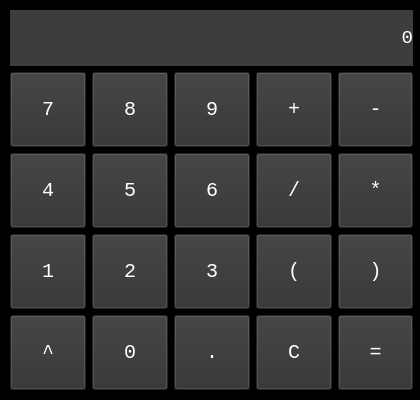
<?xml version="1.0" encoding="UTF-8"?>
<ui version="4.0">
 <class>MainWindow</class>
 <widget class="QMainWindow" name="MainWindow">
  <property name="geometry">
   <rect>
    <x>0</x>
    <y>0</y>
    <width>420</width>
    <height>400</height>
   </rect>
  </property>
  <property name="windowTitle">
   <string>Calculator</string>
  </property>
  <property name="styleSheet">
   <string notr="true">background-color: rgb(0, 0, 0);</string>
  </property>
  <widget class="QWidget" name="centralwidget">
   <widget class="QWidget" name="verticalLayoutWidget">
    <property name="geometry">
     <rect>
      <x>10</x>
      <y>10</y>
      <width>403</width>
      <height>380</height>
     </rect>
    </property>
    <layout class="QVBoxLayout" name="verticalLayout">
     <item>
      <widget class="QLabel" name="res_window">
       <property name="font">
        <font>
         <family>Consolas</family>
         <pointsize>14</pointsize>
         <weight>50</weight>
         <italic>false</italic>
         <bold>false</bold>
         <strikeout>false</strikeout>
         <kerning>true</kerning>
        </font>
       </property>
       <property name="styleSheet">
        <string notr="true">background-color: rgb(61, 61, 61);
color: rgb(255, 255, 255);</string>
       </property>
       <property name="text">
        <string>0</string>
       </property>
       <property name="alignment">
        <set>Qt::AlignRight|Qt::AlignTrailing|Qt::AlignVCenter</set>
       </property>
       <property name="margin">
        <number>15</number>
       </property>
      </widget>
     </item>
     <item>
      <layout class="QGridLayout" name="gridLayout">
       <item row="1" column="2">
        <widget class="QPushButton" name="btn_6">
         <property name="minimumSize">
          <size>
           <width>0</width>
           <height>75</height>
          </size>
         </property>
         <property name="font">
          <font>
           <family>Consolas</family>
           <pointsize>15</pointsize>
           <weight>50</weight>
           <bold>false</bold>
          </font>
         </property>
         <property name="styleSheet">
          <string notr="true">background-color: rgb(49, 49, 49);
color: rgb(255, 255, 255);</string>
         </property>
         <property name="text">
          <string>6</string>
         </property>
        </widget>
       </item>
       <item row="2" column="1">
        <widget class="QPushButton" name="btn_2">
         <property name="minimumSize">
          <size>
           <width>0</width>
           <height>75</height>
          </size>
         </property>
         <property name="font">
          <font>
           <family>Consolas</family>
           <pointsize>15</pointsize>
           <weight>50</weight>
           <bold>false</bold>
          </font>
         </property>
         <property name="styleSheet">
          <string notr="true">background-color: rgb(49, 49, 49);
color: rgb(255, 255, 255);</string>
         </property>
         <property name="text">
          <string>2</string>
         </property>
        </widget>
       </item>
       <item row="2" column="0">
        <widget class="QPushButton" name="btn_1">
         <property name="minimumSize">
          <size>
           <width>0</width>
           <height>75</height>
          </size>
         </property>
         <property name="font">
          <font>
           <family>Consolas</family>
           <pointsize>15</pointsize>
           <weight>50</weight>
           <bold>false</bold>
          </font>
         </property>
         <property name="styleSheet">
          <string notr="true">background-color: rgb(49, 49, 49);
color: rgb(255, 255, 255);</string>
         </property>
         <property name="text">
          <string>1</string>
         </property>
        </widget>
       </item>
       <item row="1" column="1">
        <widget class="QPushButton" name="btn_5">
         <property name="minimumSize">
          <size>
           <width>0</width>
           <height>75</height>
          </size>
         </property>
         <property name="font">
          <font>
           <family>Consolas</family>
           <pointsize>15</pointsize>
           <weight>50</weight>
           <bold>false</bold>
          </font>
         </property>
         <property name="styleSheet">
          <string notr="true">background-color: rgb(49, 49, 49);
color: rgb(255, 255, 255);</string>
         </property>
         <property name="text">
          <string>5</string>
         </property>
        </widget>
       </item>
       <item row="2" column="4">
        <widget class="QPushButton" name="btn_Rbracket">
         <property name="minimumSize">
          <size>
           <width>0</width>
           <height>75</height>
          </size>
         </property>
         <property name="font">
          <font>
           <family>Consolas</family>
           <pointsize>15</pointsize>
           <weight>50</weight>
           <bold>false</bold>
          </font>
         </property>
         <property name="styleSheet">
          <string notr="true">background-color: rgb(49, 49, 49);
color: rgb(255, 255, 255);</string>
         </property>
         <property name="text">
          <string>)</string>
         </property>
        </widget>
       </item>
       <item row="3" column="4">
        <widget class="QPushButton" name="btn_res">
         <property name="minimumSize">
          <size>
           <width>0</width>
           <height>75</height>
          </size>
         </property>
         <property name="font">
          <font>
           <family>Consolas</family>
           <pointsize>15</pointsize>
           <weight>50</weight>
           <bold>false</bold>
          </font>
         </property>
         <property name="styleSheet">
          <string notr="true">background-color: rgb(49, 49, 49);
color: rgb(255, 255, 255);</string>
         </property>
         <property name="text">
          <string>=</string>
         </property>
        </widget>
       </item>
       <item row="0" column="4">
        <widget class="QPushButton" name="btn_sub">
         <property name="minimumSize">
          <size>
           <width>0</width>
           <height>75</height>
          </size>
         </property>
         <property name="font">
          <font>
           <family>Consolas</family>
           <pointsize>15</pointsize>
           <weight>50</weight>
           <bold>false</bold>
          </font>
         </property>
         <property name="styleSheet">
          <string notr="true">background-color: rgb(49, 49, 49);
color: rgb(255, 255, 255);</string>
         </property>
         <property name="text">
          <string>-</string>
         </property>
        </widget>
       </item>
       <item row="3" column="3">
        <widget class="QPushButton" name="btn_clr">
         <property name="minimumSize">
          <size>
           <width>0</width>
           <height>75</height>
          </size>
         </property>
         <property name="font">
          <font>
           <family>Consolas</family>
           <pointsize>15</pointsize>
           <weight>50</weight>
           <bold>false</bold>
          </font>
         </property>
         <property name="styleSheet">
          <string notr="true">background-color: rgb(49, 49, 49);
color: rgb(255, 255, 255);</string>
         </property>
         <property name="text">
          <string>C</string>
         </property>
        </widget>
       </item>
       <item row="1" column="4">
        <widget class="QPushButton" name="btn_mult">
         <property name="minimumSize">
          <size>
           <width>0</width>
           <height>75</height>
          </size>
         </property>
         <property name="font">
          <font>
           <family>Consolas</family>
           <pointsize>15</pointsize>
           <weight>50</weight>
           <bold>false</bold>
          </font>
         </property>
         <property name="styleSheet">
          <string notr="true">background-color: rgb(49, 49, 49);
color: rgb(255, 255, 255);</string>
         </property>
         <property name="text">
          <string>*</string>
         </property>
        </widget>
       </item>
       <item row="0" column="1">
        <widget class="QPushButton" name="btn_8">
         <property name="minimumSize">
          <size>
           <width>0</width>
           <height>75</height>
          </size>
         </property>
         <property name="font">
          <font>
           <family>Consolas</family>
           <pointsize>15</pointsize>
           <weight>50</weight>
           <bold>false</bold>
          </font>
         </property>
         <property name="styleSheet">
          <string notr="true">background-color: rgb(49, 49, 49);
color: rgb(255, 255, 255);</string>
         </property>
         <property name="text">
          <string>8</string>
         </property>
        </widget>
       </item>
       <item row="0" column="0">
        <widget class="QPushButton" name="btn_7">
         <property name="minimumSize">
          <size>
           <width>0</width>
           <height>75</height>
          </size>
         </property>
         <property name="font">
          <font>
           <family>Consolas</family>
           <pointsize>15</pointsize>
           <weight>50</weight>
           <bold>false</bold>
          </font>
         </property>
         <property name="styleSheet">
          <string notr="true">background-color: rgb(49, 49, 49);
color: rgb(255, 255, 255);</string>
         </property>
         <property name="text">
          <string>7</string>
         </property>
        </widget>
       </item>
       <item row="0" column="2">
        <widget class="QPushButton" name="btn_9">
         <property name="minimumSize">
          <size>
           <width>0</width>
           <height>75</height>
          </size>
         </property>
         <property name="font">
          <font>
           <family>Consolas</family>
           <pointsize>15</pointsize>
           <weight>50</weight>
           <bold>false</bold>
          </font>
         </property>
         <property name="styleSheet">
          <string notr="true">background-color: rgb(49, 49, 49);
color: rgb(255, 255, 255);</string>
         </property>
         <property name="text">
          <string>9</string>
         </property>
        </widget>
       </item>
       <item row="1" column="0">
        <widget class="QPushButton" name="btn_4">
         <property name="minimumSize">
          <size>
           <width>0</width>
           <height>75</height>
          </size>
         </property>
         <property name="font">
          <font>
           <family>Consolas</family>
           <pointsize>15</pointsize>
           <weight>50</weight>
           <bold>false</bold>
          </font>
         </property>
         <property name="styleSheet">
          <string notr="true">background-color: rgb(49, 49, 49);
color: rgb(255, 255, 255);</string>
         </property>
         <property name="text">
          <string>4</string>
         </property>
        </widget>
       </item>
       <item row="3" column="0">
        <widget class="QPushButton" name="btn_pow">
         <property name="minimumSize">
          <size>
           <width>0</width>
           <height>75</height>
          </size>
         </property>
         <property name="font">
          <font>
           <family>Consolas</family>
           <pointsize>15</pointsize>
           <weight>50</weight>
           <bold>false</bold>
          </font>
         </property>
         <property name="styleSheet">
          <string notr="true">background-color: rgb(49, 49, 49);
color: rgb(255, 255, 255);</string>
         </property>
         <property name="text">
          <string>^</string>
         </property>
        </widget>
       </item>
       <item row="3" column="1">
        <widget class="QPushButton" name="btn_0">
         <property name="minimumSize">
          <size>
           <width>0</width>
           <height>75</height>
          </size>
         </property>
         <property name="font">
          <font>
           <family>Consolas</family>
           <pointsize>15</pointsize>
           <weight>50</weight>
           <bold>false</bold>
          </font>
         </property>
         <property name="styleSheet">
          <string notr="true">background-color: rgb(49, 49, 49);
color: rgb(255, 255, 255);</string>
         </property>
         <property name="text">
          <string>0</string>
         </property>
        </widget>
       </item>
       <item row="0" column="3">
        <widget class="QPushButton" name="btn_add">
         <property name="minimumSize">
          <size>
           <width>0</width>
           <height>75</height>
          </size>
         </property>
         <property name="font">
          <font>
           <family>Consolas</family>
           <pointsize>15</pointsize>
           <weight>50</weight>
           <bold>false</bold>
          </font>
         </property>
         <property name="styleSheet">
          <string notr="true">background-color: rgb(49, 49, 49);
color: rgb(255, 255, 255);</string>
         </property>
         <property name="text">
          <string>+</string>
         </property>
        </widget>
       </item>
       <item row="3" column="2">
        <widget class="QPushButton" name="btn_dot">
         <property name="minimumSize">
          <size>
           <width>0</width>
           <height>75</height>
          </size>
         </property>
         <property name="font">
          <font>
           <family>Consolas</family>
           <pointsize>15</pointsize>
           <weight>50</weight>
           <bold>false</bold>
          </font>
         </property>
         <property name="styleSheet">
          <string notr="true">background-color: rgb(49, 49, 49);
color: rgb(255, 255, 255);</string>
         </property>
         <property name="text">
          <string>.</string>
         </property>
        </widget>
       </item>
       <item row="2" column="3">
        <widget class="QPushButton" name="btn_Lbracket">
         <property name="minimumSize">
          <size>
           <width>0</width>
           <height>75</height>
          </size>
         </property>
         <property name="font">
          <font>
           <family>Consolas</family>
           <pointsize>15</pointsize>
           <weight>50</weight>
           <bold>false</bold>
          </font>
         </property>
         <property name="styleSheet">
          <string notr="true">background-color: rgb(49, 49, 49);
color: rgb(255, 255, 255);</string>
         </property>
         <property name="text">
          <string>(</string>
         </property>
        </widget>
       </item>
       <item row="1" column="3">
        <widget class="QPushButton" name="btn_div">
         <property name="minimumSize">
          <size>
           <width>0</width>
           <height>75</height>
          </size>
         </property>
         <property name="font">
          <font>
           <family>Consolas</family>
           <pointsize>15</pointsize>
           <weight>50</weight>
           <bold>false</bold>
          </font>
         </property>
         <property name="styleSheet">
          <string notr="true">background-color: rgb(49, 49, 49);
color: rgb(255, 255, 255);</string>
         </property>
         <property name="text">
          <string>/</string>
         </property>
        </widget>
       </item>
       <item row="2" column="2">
        <widget class="QPushButton" name="btn_3">
         <property name="minimumSize">
          <size>
           <width>0</width>
           <height>75</height>
          </size>
         </property>
         <property name="font">
          <font>
           <family>Consolas</family>
           <pointsize>15</pointsize>
           <weight>50</weight>
           <bold>false</bold>
          </font>
         </property>
         <property name="styleSheet">
          <string notr="true">background-color: rgb(49, 49, 49);
color: rgb(255, 255, 255);</string>
         </property>
         <property name="text">
          <string>3</string>
         </property>
        </widget>
       </item>
      </layout>
     </item>
    </layout>
   </widget>
  </widget>
 </widget>
 <resources/>
 <connections/>
</ui>
